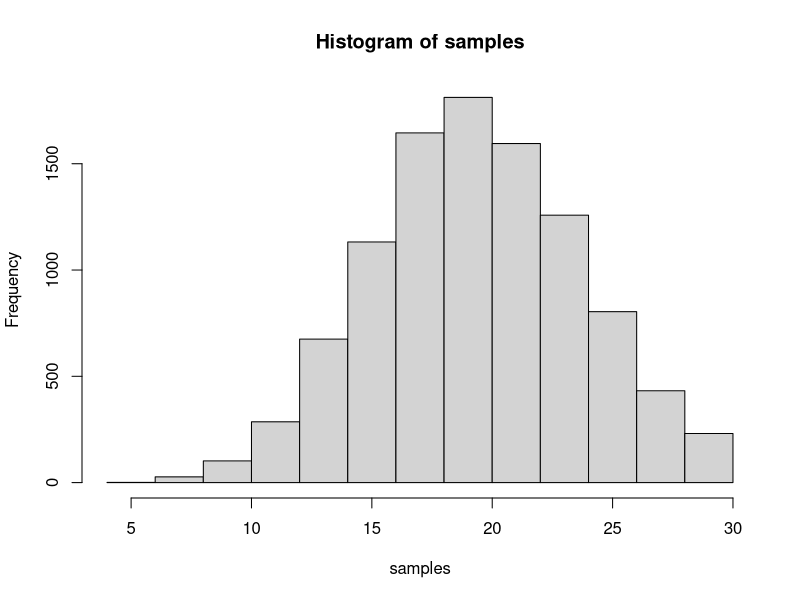

Recreate this plot in R.
set.seed(191178)

fx <- function(x, lambda, m) {
    sum <- 0

    for (i in 0:m) {
        sum <- sum + dpois(i, lambda)
    }

    return (dpois(x, lambda)/sum)
}

tpois_ar <- function(lambda, m, c) {
    accept <- 0
    try <- 0

    while (accept == 0) {
        try <- try + 1
        U <- runif(1)
        prop <- sample(1:m, 1)
        ratio <- 30*fx(prop, lambda, m) / c 

        if (U < ratio) {
            accept <- 1
            return (c(prop, try))
        }
    }

}

m <- 30
lambda <- 20

all_x <- 0:m 
all_c <- 30 * fx(all_x, lambda, m)
c <- max(all_c) + 0.01
c

N <- 1e4
samples <- numeric(length = N)
n.try <- numeric(length = N)

for (i in 1:N) {
    foo <- tpois_ar(lambda, m, c)
    samples[i] <- foo[1]
    n.try[i] <- foo[2]
}

mean(samples)
hist(samples)
mean(n.try)
